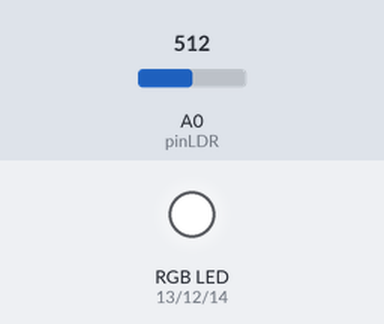
Recording of a sketch running on a simulated ESP8266 (NodeMCU). Shown: an RGB LED mixed from three pins (HIGH = lit). Inputs (shaded band) come from the test bench; at power-on: A0 (pinLDR) = 512. Dim RGB values are drawn brighter than linear; WiFi joins after 1.5 s; servers stay silent unless stated; network time is answered at once with the bench clock; the local clock reads 2024-03-15 10:24:30 at power-on unless the sketch sets it; storage starts empty; no MQTT or app messages arrive unless stated; what the sketch prints to the serial monitor is not drawn.

Above: at 6.7 s.
6.8 s: A0 (pinLDR) set to 122
At 8.0 s:
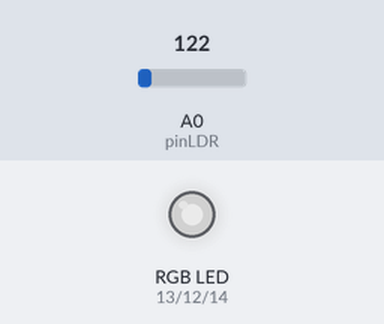
8.3 s: A0 (pinLDR) set to 138
At 9.2 s:
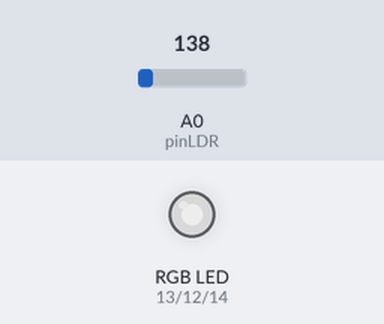
9.8 s: A0 (pinLDR) set to 306
At 10.4 s:
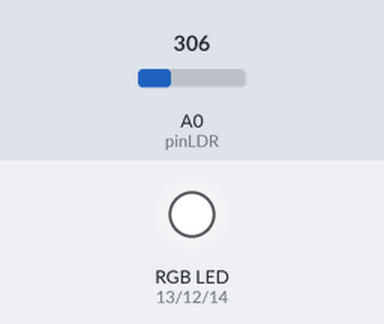
Timing chart, 0 to 12.8 s (numbered marks = the images above; inputs shaded):
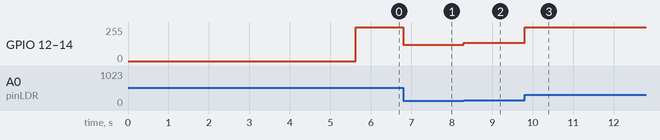

The sketch:

lab08.ino
```cpp
/*
Lab08
Equipo:
--Gomez Velaco Brian Jospeh
--Jacobo Castillo Andrew Pold
--Chuctaya Ruiz Diego Moises
--Ramos Ticona Gilbert
*/

#include "FS.h"
#include <ESP8266WiFi.h>
#include <PubSubClient.h>
#include <NTPClient.h>
#include <WiFiUdp.h>
#include <ArduinoJson.h>
#include <TimeLib.h>

// Valores para la conexion WiFi
const char* ssid              = "GOMEZ 2,4G";
const char* password          = "holathiago123456789";
const int pinLDR              = A0; //Pin A0 que obtiene el valor analogico del sensor
//Como se usa un led RGB con 4 pines se establecen en variables los pines D5, D6, D7 donde R,G,B respectivamente
const int redpin              = 13;
const int greenpin            = 12 ;
const int bluepin             = 14;
//Nombre del topico al cual publicar
const String topicPublish     = "mobile/mensajes";
const String topicsubscribe   = "sensor/command";
//Se establecen los valores para un rango de 30 segundos
unsigned long tiempoPrevio    = 0; // Variable para almacenar el tiempo previo
unsigned long intervalo       = 30000;//30000 milisegundos (30 segundos)
const long utcOffsetInSeconds = -18000; // UTC offset para Colombia (UTC-5, teniendo en cuenta horario de verano)

WiFiUDP ntpUDP;
NTPClient timeClient(ntpUDP, "pool.ntp.org",utcOffsetInSeconds);
//MQTT broker ip, EndPoint obtenido del Lab08
const char * AWS_endpoint     = "a3brjmyw4c304l-ats.iot.us-east-2.amazonaws.com";

//CallBack, se imprime en el Monitor Serie el mensaje recivido por el servicio Cloud
void callback(char * topic, byte * payload, unsigned int length) {
  Serial.print("Mensaje recibido : [");
  Serial.print(topic);
  Serial.print("] ");
  for (int i = 0; i < length; i++) {
    Serial.print((char) payload[i]);
  }
  Serial.println(topic);
}

WiFiClientSecure espClient;
//MQTT port 8883 - standard
PubSubClient client(AWS_endpoint, 8883, callback, espClient);
long lastMsg = 0;
char msg[50];
int value = 0;
void setup_wifi() {
  delay(10);
  // Inicializamos Wifi
  espClient.setBufferSizes(512, 512);
  Serial.println();
  Serial.print("Connecting to ");
  Serial.println(ssid);
  WiFi.begin(ssid, password);
  while (WiFi.status() != WL_CONNECTED) {
    delay(500);
    Serial.print(".");
  }
  Serial.println("");
  Serial.println("WiFi connected");
  Serial.println("IP address: ");
  Serial.println(WiFi.localIP());
  timeClient.begin();
  while (!timeClient.update()) {
    timeClient.forceUpdate();
  }
  espClient.setX509Time(timeClient.getEpochTime());
}
void reconnect() {
  // Reconeccion si es necesario
  while (!client.connected()) {
    Serial.print("Attempting MQTT connection...");
    if (client.connect("SensorLab")) {
      Serial.println("connected");

      client.publish("mobile/mensajes", "Hola, somos Brian, Andrew , Diego y Gilbert!!!!!!!! ");

      client.subscribe("sensor/command");
    } else {
      Serial.print("failed, rc=");
      Serial.print(client.state());
      Serial.println(" try again in 5 seconds");
      char buf[256];
      espClient.getLastSSLError(buf, 256);
      Serial.print("WiFiClientSecure SSL error: ");
      Serial.println(buf);
      delay(5000);
    }
  }
}


void setup() {
  Serial.begin(115200);
  Serial.setDebugOutput(true);
  // inicializamos el led del esp8266

  setup_wifi();
  delay(1000);
  if (!SPIFFS.begin()) {
    Serial.println("Failed to mount file system");
    return;
  }
  Serial.print("Heap: ");
  Serial.println(ESP.getFreeHeap());
  // Cargamos los certificados
  File cert = SPIFFS.open("/cert.der", "r"); //verifica
  if (!cert) {
    Serial.println("Failed to open cert file");
  } else
    Serial.println("Success to open cert file");
  delay(1000);
  if (espClient.loadCertificate(cert))
    Serial.println("cert loaded");
  else
    Serial.println("cert not loaded");
  // Cargamos llave privada
  File private_key = SPIFFS.open("/private.der", "r");
  if (!private_key) {
    Serial.println("Failed to open private cert file");
  } else
    Serial.println("Success to open private cert file");
  delay(1000);
  if (espClient.loadPrivateKey(private_key))
    Serial.println("private key loaded");
  else
    Serial.println("private key not loaded");
  // Cargamos CA
  File ca = SPIFFS.open("/ca.der", "r");
  if (!ca) {
    Serial.println("Failed to open ca ");
  } else
    Serial.println("Success to open ca");
  delay(1000);
  if (espClient.loadCACert(ca))
    Serial.println("ca loaded");
  else
    Serial.println("ca failed");
  Serial.print("Heap: ");
  Serial.println(ESP.getFreeHeap());
}


void loop() {
  if (!client.connected()) {
    reconnect();
  }
  // Lee el valor analógico del sensor LDR
  int valorLDR = analogRead(pinLDR);
  client.loop();

  // Obtenemos la fecha y hora actual del NTP
  time_t epochTime = timeClient.getEpochTime();
  struct tm *ptm = gmtime ((time_t *)&epochTime);
  int monthDay = ptm->tm_mday;
  int currentMonth = ptm->tm_mon+1;
  int currentYear = ptm->tm_year+1900;

  //Concatenamos la fecha y hora actual en Strings
  String currentDate = String(monthDay) + "-" + String(currentMonth) + "-" + String(currentYear);
  String timeNow =  String(timeClient.getHours())+":"+String(timeClient.getMinutes())+":"+String(timeClient.getSeconds());

  //De acuerdo al valor analogico del sensor LDR establecemos el nivel de luminosidad del LED
  analogWrite(redpin,valorLDR);
  analogWrite(greenpin,valorLDR);
  analogWrite(bluepin,valorLDR);

  //Creamos el objeto JSON para establecer los siguiente valores :
  StaticJsonDocument<128> jsonDoc;

  jsonDoc["Timestamp"] = currentDate+", "+timeNow; //Fecha y hora actual del NTP
  jsonDoc["Value"] = valorLDR;
  jsonDoc["Unit"] = "lux";
  jsonDoc["Notes"] = "TEST";


  String jsonString;
  serializeJson(jsonDoc, jsonString);
   if (millis() - tiempoPrevio >= intervalo) {
      tiempoPrevio = millis();
      //Publicamos el mensaje del sensor en el servicio Cloud(AWS), con el topico llamado "mobile/mensajes"
      client.publish(topicPublish.c_str(), jsonString.c_str());
      //Imprimimos el mensaje en el monitor serie
      Serial.println(jsonString.c_str());

   }


    //Recibimos el mensaje enviado por el servicio cloud (AWS, con el topico llamado "sensor/command"
    char recivedMsg = client.subscribe(topicsubscribe.c_str(),1);
    //Imprimimos el mensaje en el monitor serie
    Serial.println(recivedMsg);

}
```

Measured:
- after the input at 6.8 s, GPIO 12 (greenpin), GPIO 13 (redpin), GPIO 14 (bluepin): 255/255 → 122/255 at once
- after the input at 8.3 s, GPIO 12 (greenpin), GPIO 13 (redpin), GPIO 14 (bluepin): 122/255 → 138/255 at once
- after the input at 9.8 s, GPIO 12 (greenpin), GPIO 13 (redpin), GPIO 14 (bluepin): 138/255 → 255/255 at once
